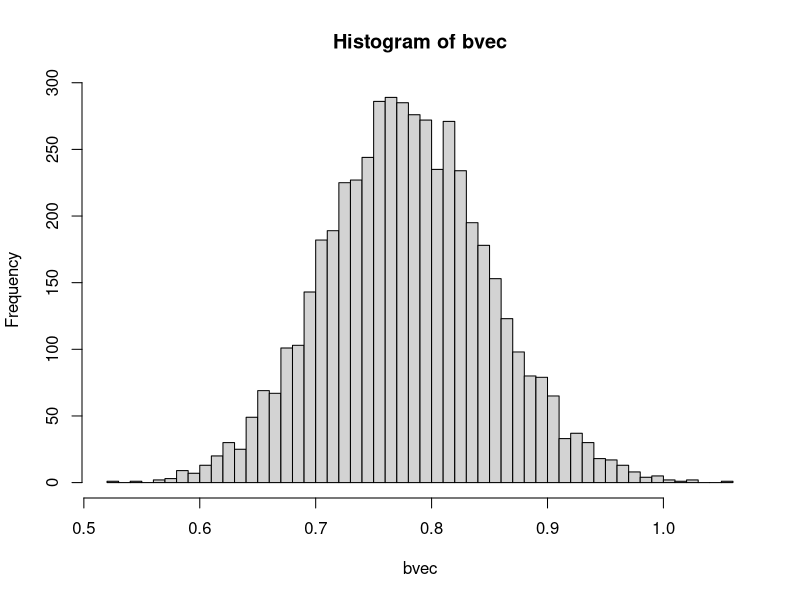

The R source for this figure:

##Sampling Distribution of betas and related content

getse <- function(linmod, x) { #defining a helper function to calculate SEs because I don't know how to pull out of lm object
  varest = sum(linmod$residuals^2) / (length(linmod$residuals) - length(linmod$coefficients))
  seb = sqrt(varest/sum((x - mean(x))^2))
}

bvec = c() #bs will go here
sevec = c() #SEs will go here


for (p in 1:5000) {
  print(sprintf("sample No. %s", p)) #Print the sample number 
  set.seed(123*p) #set seed
  x = runif(100, 1,6) #sim X
  y = rnorm(100, (1.2+ (x*.78)), 1) #sim Y based on linear relationship with X 
  bvec = c(bvec, lm(y ~ x)$coefficients[[2]]) #run regression model, save b value
  sevec = c(sevec, getse(lm(y~x), x)) #calculate SE from regression model
}

ourX = runif(100, 1,6)
ourY = rnorm(100, (1.2+ (ourX*.78)), 1)

hist(bvec, breaks = 50) #note where most of the values fall
mean(bvec)
sd(bvec) #note the standard deviation of our sampling distribution
summary(lm(ourY~ourX)) #compare that to the value of SE fron the model, our best estimate of b's sampling var
mean(sevec); median(sevec); range(sevec) #how do we do on average? Also, notice the variability in the very estimates of sampling variability 







